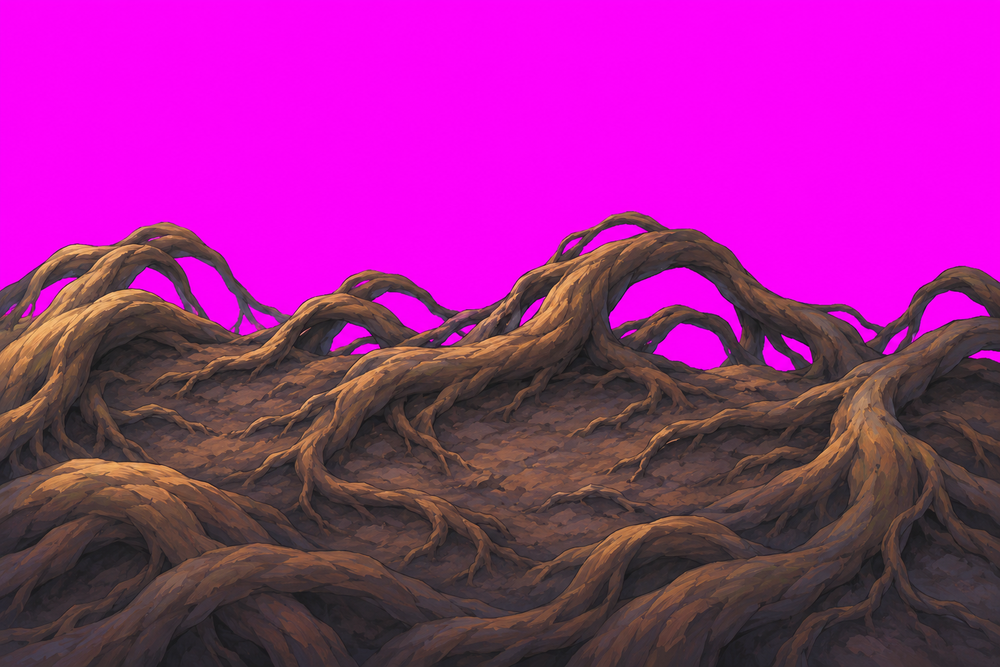
#> input picture godot/art/dungeon/den/set_src/B2.png, 1000 x 667 px, shrunk from 1536 x 1024 before the run
$ python tone_fit.py ../../../godot/art/dungeon/den/set_src/B1.png ../../../godot/art/dungeon/den/set_src/B2.png ../../../godot/art/dungeon/den/set_src/B2.png
#> lines starting #> are read from the running program, lines starting #| are printed output that depends on the picture; after the words box and inside, x2 and y2 are one past the last pixel; in counts of white or black regions, pixels touching at a corner belong together
"""The 4.7.2 look match: what differs between two frame-matched frames, by tone.

  python tools/scratch/godot47/tone_fit.py curve REF.png NEW.png          transfer: bins of REF luma -> mean NEW luma, per channel too, and the spread
  python tools/scratch/godot47/tone_fit.py glow  ON.png OFF.png [ON2 OFF2] what glow adds (ON - OFF), by bins of OFF luma; a second pair beside it

Frames are the 1:1 PNGs compare.py cuts from the look clips (same take, same second, both engines).
"""
import sys
import numpy as np
from PIL import Image

W = np.array([0.2126, 0.7152, 0.0722], np.float32)
EDGES = [0, 0.02, 0.04, 0.06, 0.08, 0.11, 0.14, 0.18, 0.23, 0.29, 0.36, 0.45, 0.56, 0.7, 0.85, 1.01]


def load(p):
    return np.asarray(Image.open(p).convert("RGB")).astype(np.float32) / 255


def curve(ref, new):
    a, b = load(ref), load(new)
    la, lb = a @ W, b @ W
    print(f"mean luma {la.mean():.4f} -> {lb.mean():.4f} ({(lb.mean() / la.mean() - 1) * 100:+.2f}%)  MAE {np.abs(a - b).mean():.4f}  rgb {a.reshape(-1, 3).mean(0).round(4)} -> {b.reshape(-1, 3).mean(0).round(4)}")
    print("bin lo-hi | share% | ref luma | new luma | diff | diff% | sd of diff | dR dG dB")
    for lo, hi in zip(EDGES, EDGES[1:]):
        m = (la >= lo) & (la < hi)
        if m.sum() < 200:
            continue
        d = lb[m] - la[m]
        dc = (b[m] - a[m]).mean(0)
        print(f"{lo:.2f}-{hi:.2f} | {m.mean() * 100:5.1f} | {la[m].mean():.4f} | {lb[m].mean():.4f} | {d.mean():+.4f} | {d.mean() / la[m].mean() * 100:+5.1f} | {d.std():.4f} | {dc[0]:+.4f} {dc[1]:+.4f} {dc[2]:+.4f}")


def glow(pairs):
    rows = []
    for on, off in pairs:
        a, b = load(on), load(off)
        la, lb = a @ W, b @ W
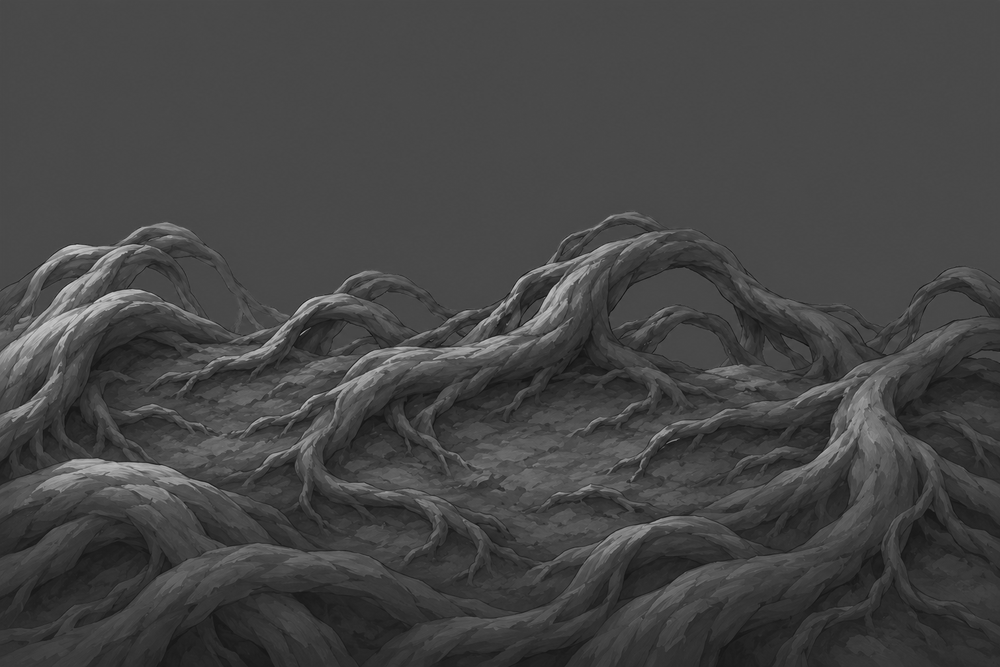
#> la: shape (667, 1000) float32; min 0.0521, max 0.816, mean 0.271
        d = la - lb
#> d: shape (667, 1000) float32; every value is 0
        r = [f"{d.mean():+.4f}"]
#> r = ['+0.0000']
        for lo, hi in zip(EDGES, EDGES[1:]):
            m = (lb >= lo) & (lb < hi)
            r.append(f"{d[m].mean():+.4f}" if m.sum() >= 200 else "   -   ")
#> this loop made 15 passes
#> pass 3, in glow, `m = (lb >= lo) & (lb < hi)`:
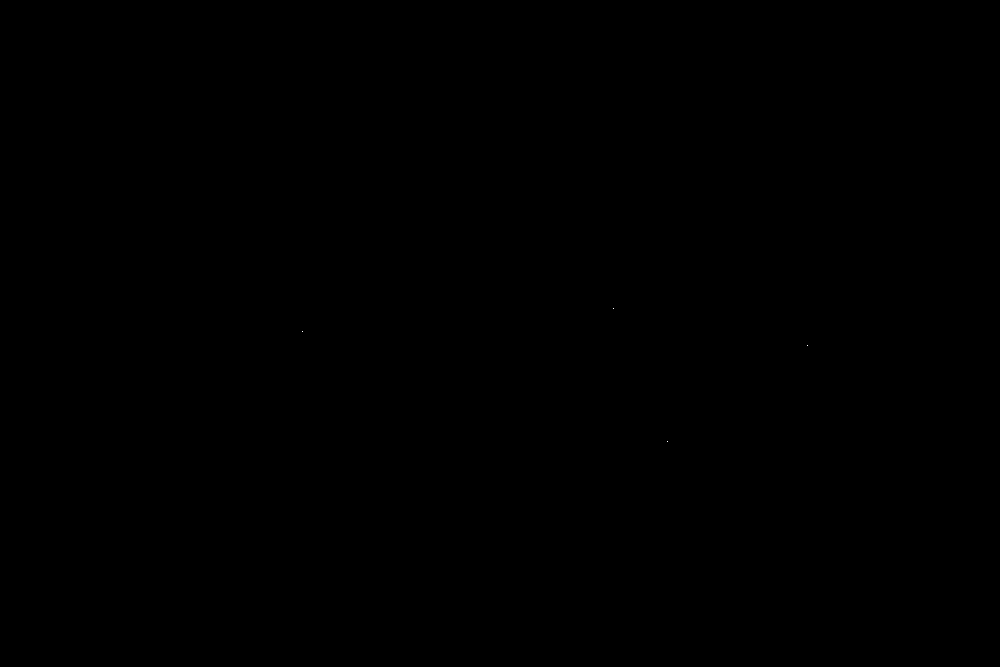
#> m: shape (667, 1000) bool; 0% white in thin lines or dots, all inside (x1, y1, x2, y2) = (302, 308, 808, 442)
#> after the loop, r = ['+0.0000', '   -   ', '   -   ', '   -   ', '   -   ', '+0.0000', '+0.0000', '+0.0000', '+0.0000', '+0.0000', '+0.0000', '+0.0000', '+0.0000', '+0.0000', '+0.0000', '   -   ']
        r.append(f"p99.9 {np.percentile(d, 99.9):+.3f} max {d.max():+.3f} min {d.min():+.3f}")
        rows.append(r)
    print("what glow adds to luma (on - off): mean | by bins of the glow-off luma " + " ".join(f"{lo:.2f}" for lo in EDGES[:-1]))
    for (on, _), r in zip(pairs, rows):
        print(" | ".join(r), "|", on)
#> this loop made 1 pass
#> (printed output is left out)


if __name__ == "__main__":
    if sys.argv[1] == "curve":
        curve(sys.argv[2], sys.argv[3])
    else:
        a = sys.argv[2:]
        glow([(a[i], a[i + 1]) for i in range(0, len(a), 2)])

$ run again, on godot/art/dungeon/den/set_src/B3.png
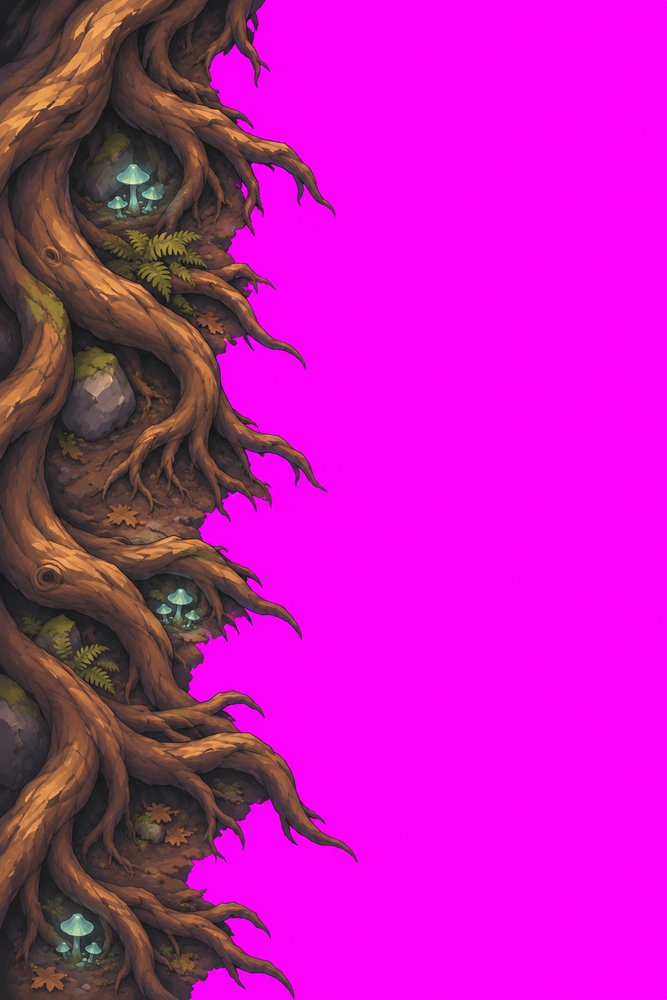
#> input picture godot/art/dungeon/den/set_src/B3.png, 667 x 1000 px, shrunk from 1024 x 1536 before the run
#> in glow, `la, lb = a @ W, b @ W`:
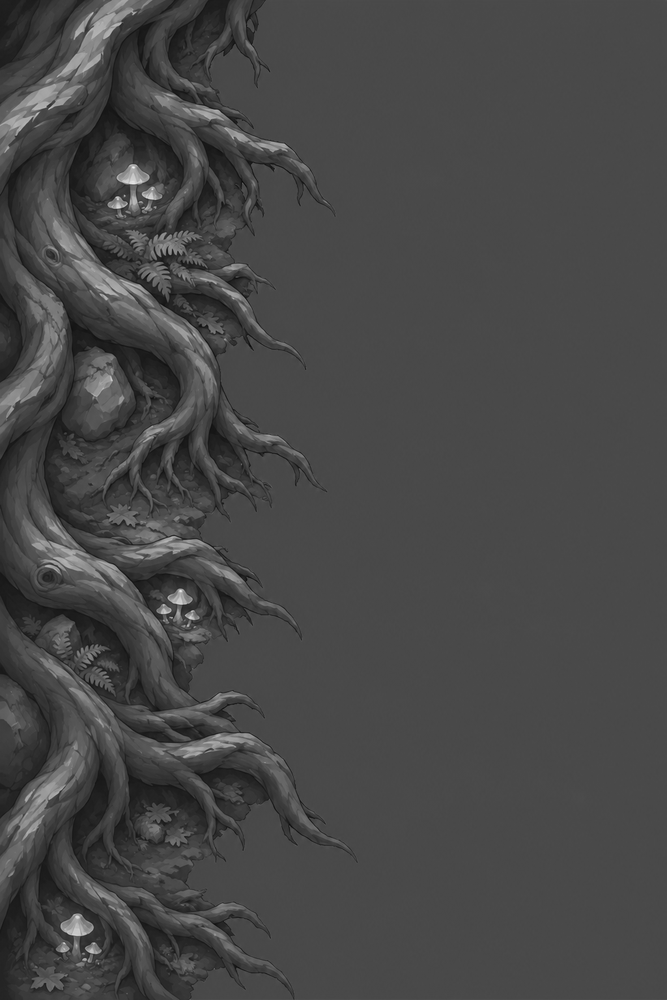
#> la: shape (1000, 667) float32; min 0.0387, max 0.956, mean 0.282
#> d: shape (1000, 667) float32; every value is 0
#> in glow, `r = [f"{d.mean():+.4f}"]`: r = ['+0.0000']
#> after the loop in glow, `for lo, hi in zip(EDGES, EDGES[1:]):`: r = ['+0.0000', '   -   ', '   -   ', '   -   ', '   -   ', '+0.0000', '+0.0000', '+0.0000', '+0.0000', '+0.0000', '+0.0000', '+0.0000', '+0.0000', '+0.0000', '+0.0000', '   -   ']
#> the loop in glow, `for (on, _), r in zip(pairs, rows):` made 1 pass
#> (printed output is left out)

$ run again, on godot/art/dungeon/den/set_src/B4.png
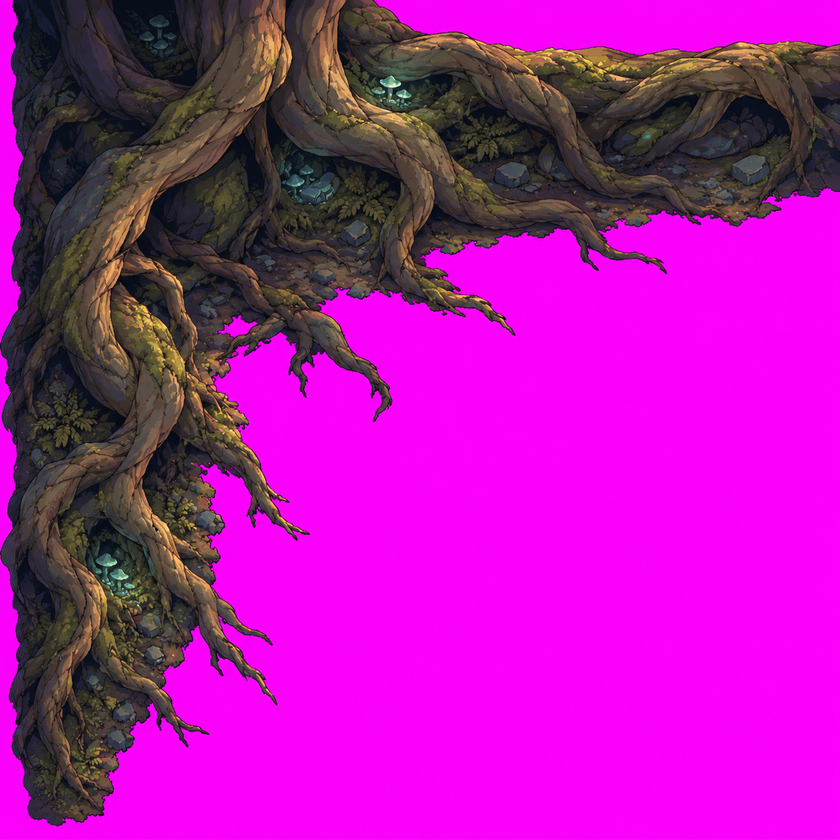
#> input picture godot/art/dungeon/den/set_src/B4.png, 840 x 840 px, shrunk from 1254 x 1254 before the run
#> in glow, `la, lb = a @ W, b @ W`:
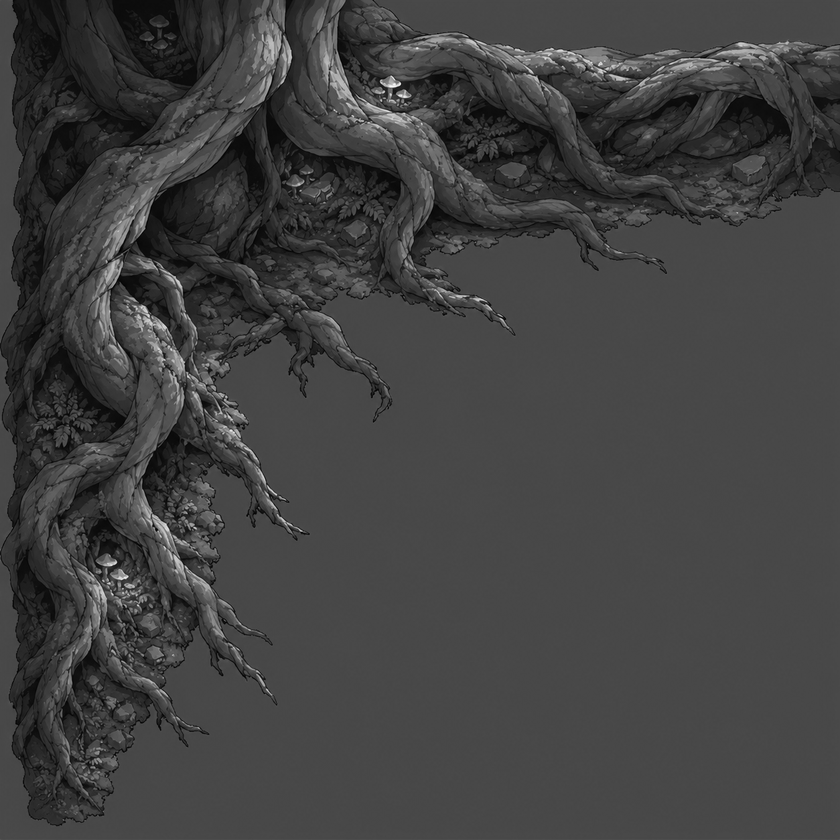
#> la: shape (840, 840) float32; min 0.000283, max 0.987, mean 0.259
#> d: shape (840, 840) float32; every value is 0
#> in glow, `r = [f"{d.mean():+.4f}"]`: r = ['+0.0000']
#> the loop in glow, `for lo, hi in zip(EDGES, EDGES[1:]):` made 15 passes
#> pass 3, in glow, `m = (lb >= lo) & (lb < hi)`:
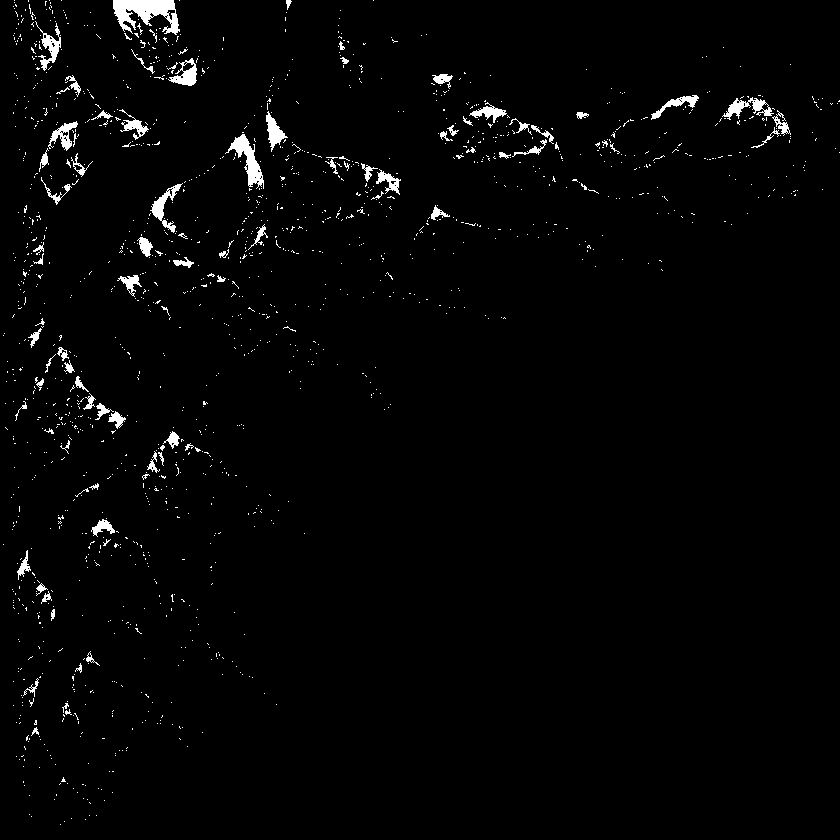
#> m: shape (840, 840) bool; 1.9% white; 1473 white regions (1390 under 20 px), largest, box (x1, y1, x2, y2) and area: (113, 0, 180, 35) 1320, (225, 134, 264, 189) 722, (722, 97, 774, 120) 448
#> after the loop in glow, `for lo, hi in zip(EDGES, EDGES[1:]):`: r = ['+0.0000', '   -   ', '+0.0000', '+0.0000', '+0.0000', '+0.0000', '+0.0000', '+0.0000', '+0.0000', '+0.0000', '+0.0000', '+0.0000', '+0.0000', '+0.0000', '+0.0000', '   -   ']
#> the loop in glow, `for (on, _), r in zip(pairs, rows):` made 1 pass
#> (printed output is left out)

$ run again, on godot/art/dungeon/den/set_src/B5.png
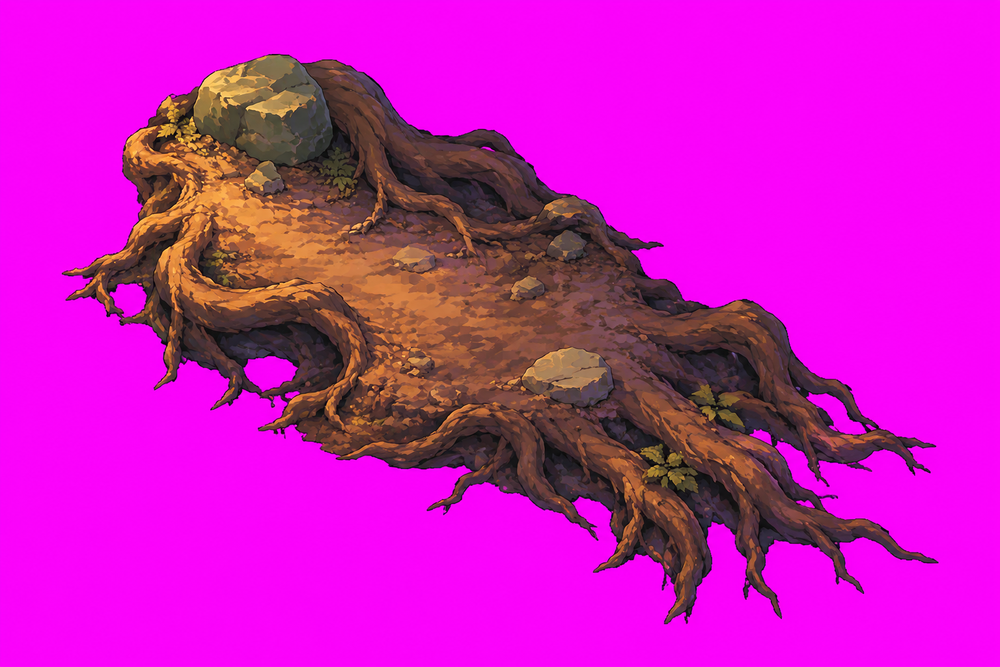
#> input picture godot/art/dungeon/den/set_src/B5.png, 1000 x 667 px, shrunk from 1536 x 1024 before the run
#> in glow, `la, lb = a @ W, b @ W`:
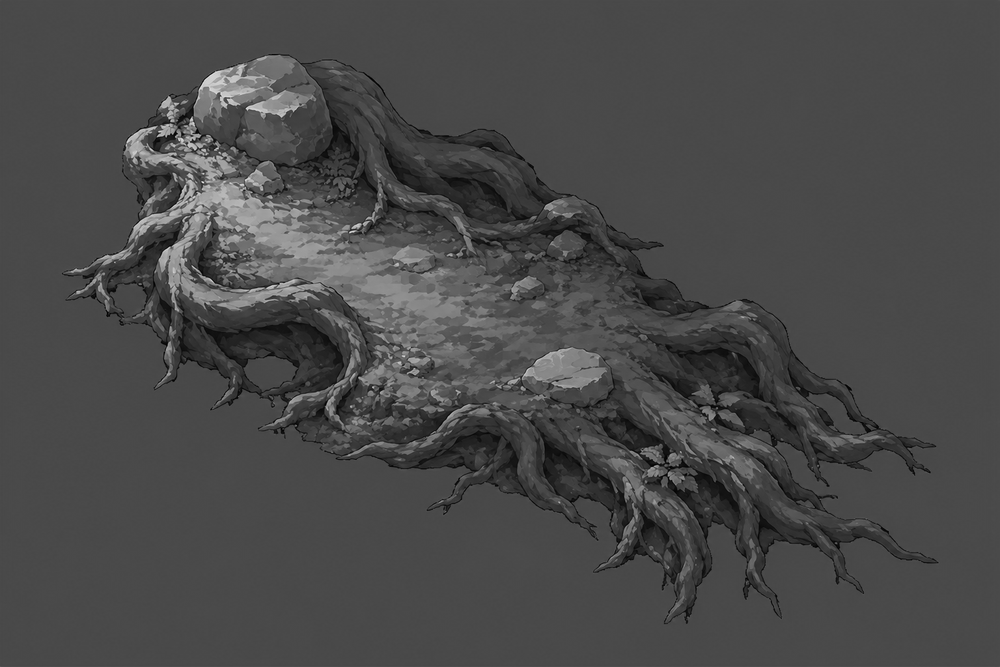
#> la: shape (667, 1000) float32; min 0, max 0.882, mean 0.29
#> d: shape (667, 1000) float32; every value is 0
#> in glow, `r = [f"{d.mean():+.4f}"]`: r = ['+0.0000']
#> the loop in glow, `for lo, hi in zip(EDGES, EDGES[1:]):` made 15 passes
#> pass 3, in glow, `m = (lb >= lo) & (lb < hi)`:
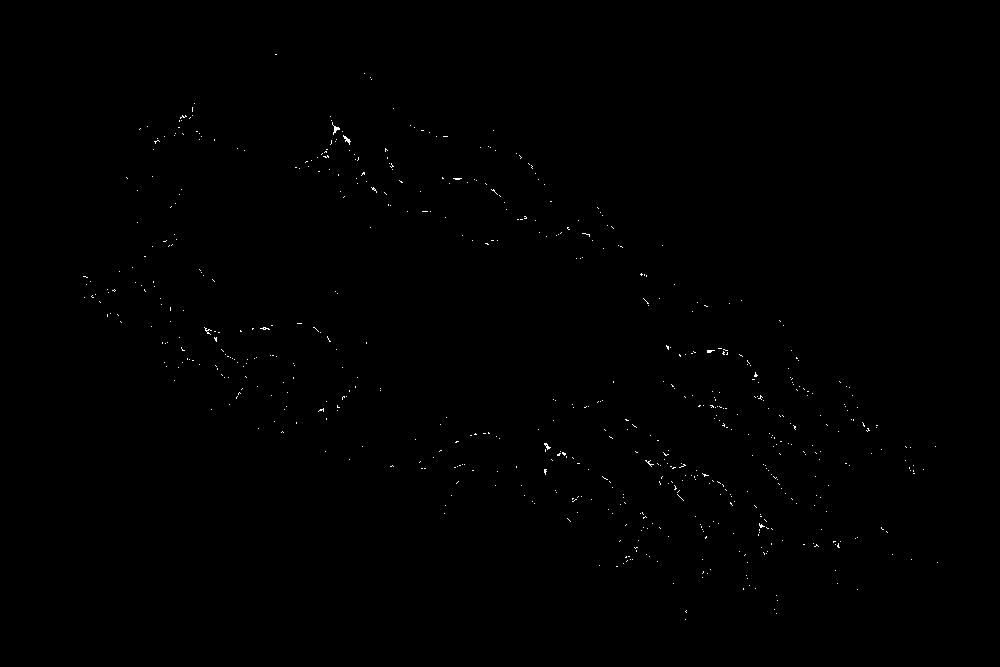
#> m: shape (667, 1000) bool; 0.21% white in thin lines or dots, all inside (x1, y1, x2, y2) = (83, 54, 938, 620)
#> after the loop in glow, `for lo, hi in zip(EDGES, EDGES[1:]):`: r = ['+0.0000', '   -   ', '+0.0000', '+0.0000', '+0.0000', '+0.0000', '+0.0000', '+0.0000', '+0.0000', '+0.0000', '+0.0000', '+0.0000', '+0.0000', '+0.0000', '+0.0000', '   -   ']
#> the loop in glow, `for (on, _), r in zip(pairs, rows):` made 1 pass
#> (printed output is left out)
